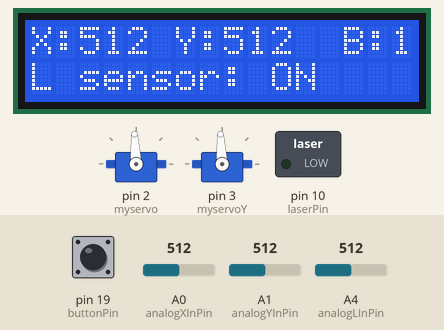
Simulated run of this sketch. Board: Arduino Uno, built with avr-gcc and run on an emulated ATmega328P. Parts: 16×2 character LCD, 2 × servo, switched loads named in the sketch (green lamp = pin HIGH). The inputs (shaded band) are chosen by the test bench; at power-on: A4 (analogLInPin) = 512, A0 (analogXInPin) = 512, A1 (analogYInPin) = 512, pin 19 (buttonPin) HIGH.

Above: at 1.2 s.
1.3 s: A4 (analogLInPin) set to 210
2.8 s: A4 (analogLInPin) set to 190
At 4.1 s:
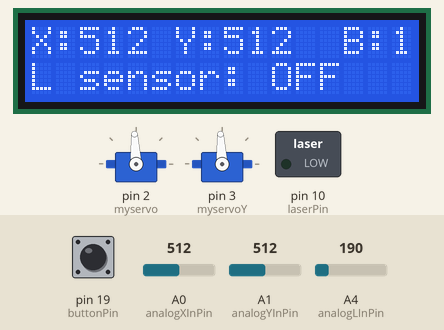
4.4 s: A0 (analogXInPin) set to 583
At 4.8 s:
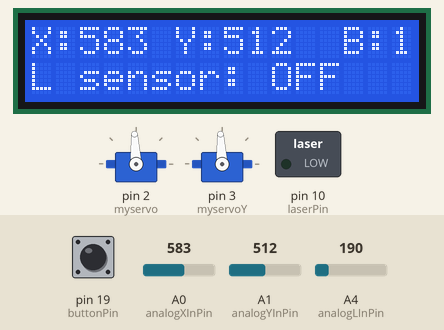
6.0 s: A0 (analogXInPin) set to 614
7.5 s: A1 (analogYInPin) set to 983
At 8.8 s:
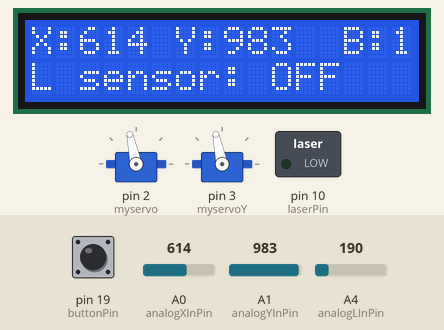
9.6 s: A1 (analogYInPin) set to 1009
Timing chart, 0 to 12.1 s (numbered marks = the images above; inputs shaded):
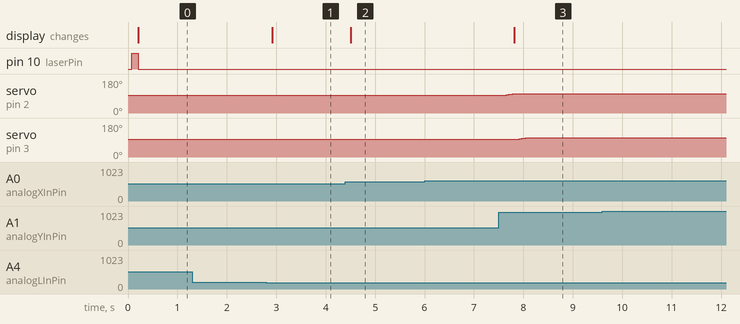

Measured:
- the behaviour switches between 201 and 200 on A4 (analogLInPin) (found by bisection; images 0 and 1)
- after the input at 1.3 s, every drawn part: stays the same
- after the input at 2.8 s, the display: changes after 0.12 s (image 1)
- after the input at 4.4 s, the display: changes after 0.11 s (image 2)
- after the input at 6.0 s, every drawn part: stays the same
- after the input at 7.5 s, servo on pin 2 (myservo): moves from 93° to 102° over 0.21 s, starting after 0.10 s; servo on pin 3 (myservoY): 93° → 102° after 0.39 s; the display: changes after 0.31 s (image 3)
- after the input at 9.6 s, every drawn part: stays the same

The sketch:

phase_1.ino
```cpp
/*-----( Import needed libraries )-----*/
#include <Wire.h>  // Comes with Arduino IDE

#include <LiquidCrystal_I2C.h>
#include <Servo.h>

/*-----( Declare Constants )-----*/
/*-----( Declare objects )-----*/
// set the LCD address to 0x3F for a 16 chars 2 line display
// Set the pins on the I2C chip used for LCD connections:
//                    addr, en,rw,rs,d4,d5,d6,d7,bl,blpol
LiquidCrystal_I2C lcd(0x3F, 2, 1, 0, 4, 5, 6, 7, 3, POSITIVE);  // Set the LCD I2C address

/*-----( Declare Variables )-----*/

const int analogXInPin = A0;        // Analog X input pin that the joystick X axis is attached to

const int analogYInPin = A1;        // Analog Y input pin that the joystick Y is attached to

const int analogLInPin = A4;        // Analog pin for light sensor

const int laserPin = 10;            // Laser pin


int sensorXValue = 0;               // value read from the joystick X
int sensorYValue = 0;               // value read from the joystick Y

int oldXValue = 10;                 // can maybe change?
int oldYValue = 10;                 // can maybe change?

int buttonPin = 19;                 // uses pin 19 for joystick button
int buttonState = 0;
int oldButtonState = 1;             // opposite of buttonState so the application can check button changes

int lightValue = 0;

Servo myservo;                      // create servo object to control a pan servo (X axis)
Servo myservoY;                     // servo object to control tilt servo ( Y axis)

int lowpos = 1000;                  // lowest servo position
int highpos = 2000;                 // highest servo position
int currentX = 1500;                // current X servo position
int currentY = 1500;                // current Y servo position
int oldCurrentXPos = 1500;          // old current X servo position
int oldCurrentYPos = 1500;          // old current Y servo position

void setup()   /*----( SETUP: RUNS ONCE )----*/
{
  Serial.begin(9600);               // Used to type in characters

  lcd.begin(16,2);                  // initialize the lcd for 16 chars 2 lines, turn on backlight

  pinMode(buttonPin, INPUT_PULLUP); //for joystick button

  myservo.attach(2);                // attaches the servo on pin 9 to the servo object
  myservo.writeMicroseconds(1500);  // set servo to mid-point
  myservoY.attach(3);               // attaches the servo on pin 9 to the servo object
  myservoY.writeMicroseconds(1500); // set servo to mid-point

  pinMode (laserPin, OUTPUT);       // Setting laser pin as output
}
void loop()   /*----( LOOP: RUNS CONSTANTLY )----*/
{


  //read the analog in value for light sensor
  lightValue = analogRead(analogLInPin);

  // display light sensor info on LCD
  lcd.setCursor(0,1);
  lcd.print("L sensor: ");
  if(lightValue > 200)
  {
    lcd.print("ON ");
  }else
  {
    lcd.print("OFF");
  }

  // determine if laser should be on or off given the state of the button
  if (buttonState == 0)
  {
   digitalWrite (laserPin, HIGH); // Turn Laser On
  }
  else
  {
   digitalWrite (laserPin, LOW); // Turn Laser off
  }
  delay(100);

  // read the analog in value for joystick x axis:
  sensorXValue = analogRead(analogXInPin);

  // read the analog in value for joystick y axis:
  sensorYValue = analogRead(analogYInPin);

  // read the button state
  buttonState = digitalRead(buttonPin);

  // stops the LCD from updating joystick x and y axis info for small changes
  if( (oldXValue > (sensorXValue + 35)) || (oldXValue < (sensorXValue - 35)) ||
  (oldYValue > (sensorYValue + 35)) || (oldYValue < (sensorYValue - 35)) ||
  (oldButtonState != buttonState || oldYValue < 30 || oldYValue > 990 || oldXValue <30 || oldXValue > 990))
  {

    lcd.setCursor(0,0);
    lcd.print("X:");
    lcd.print(sensorXValue);
    lcd.setCursor(5,0);
    lcd.print(" Y:");
    lcd.print(sensorYValue);
    lcd.print(' ');
    lcd.setCursor(13,0);
    lcd.print("B:");
    lcd.print(buttonState);

    // create a deadzone around joystick center
    if( sensorXValue < 400){
      // increment only 100 steps at one time
      for(currentX = oldCurrentXPos; currentX >= (oldCurrentXPos-100); currentX -= 1)     // moves servo X position to the right
      {

        myservo.writeMicroseconds(currentX);              // tell servo to go to position in variable 'currentX'
        delayMicroseconds(2500);                          // waits 2.5ms for the servo to reach the position
        // limit the amount the servo can move right
        if(currentX < lowpos)
        {
          currentX = lowpos;
          break;
        }
      }
      //update last position
      oldCurrentXPos=currentX;
    }

    else if( sensorXValue > 600)
    {
      for(currentX = oldCurrentXPos; currentX <= (oldCurrentXPos+100); currentX += 1)     // moves servo X position to the left
      {
        myservo.writeMicroseconds(currentX);              // tell servo to go to position in variable 'currentX'
        delayMicroseconds(2500);                          // waits 2.5ms for the servo to reach the position
        if(currentX > highpos)
          {
            currentX = highpos;
            break;
          }
      }
      oldCurrentXPos=currentX;
    }

    if( sensorYValue < 400)
    {
      for(currentY = oldCurrentYPos; currentY >= (oldCurrentYPos-100); currentY -= 1)     // moves servo X position to the left
      {
        myservoY.writeMicroseconds(currentY);             // tell servo to go to position in variable 'currentY'
        delayMicroseconds(2500);                          // waits 2.5ms for the servo to reach the position
        if(currentY < lowpos)
        {
          currentY = lowpos;
          break;
        }
      }
    }

    else if( sensorYValue > 600)
    {
      for(currentY = oldCurrentYPos; currentY <= (oldCurrentYPos+100); currentY += 1)     // moves servo X position to the left
      {
        myservoY.writeMicroseconds(currentY);              // tell servo to go to position in variable 'currentY'
        delayMicroseconds(2500);                      // waits 2.5ms for the servo to reach the position
        if(currentY > highpos)
          {
            currentY = highpos;
            break;
          }
      }
      oldCurrentYPos=currentY;
    }

    oldXValue = sensorXValue;
    oldYValue = sensorYValue;

    oldCurrentXPos = currentX;
    oldCurrentYPos = currentY;

    oldButtonState = buttonState;

  }
}/* --(end main loop )-- */

/* ( THE END ) */
```
